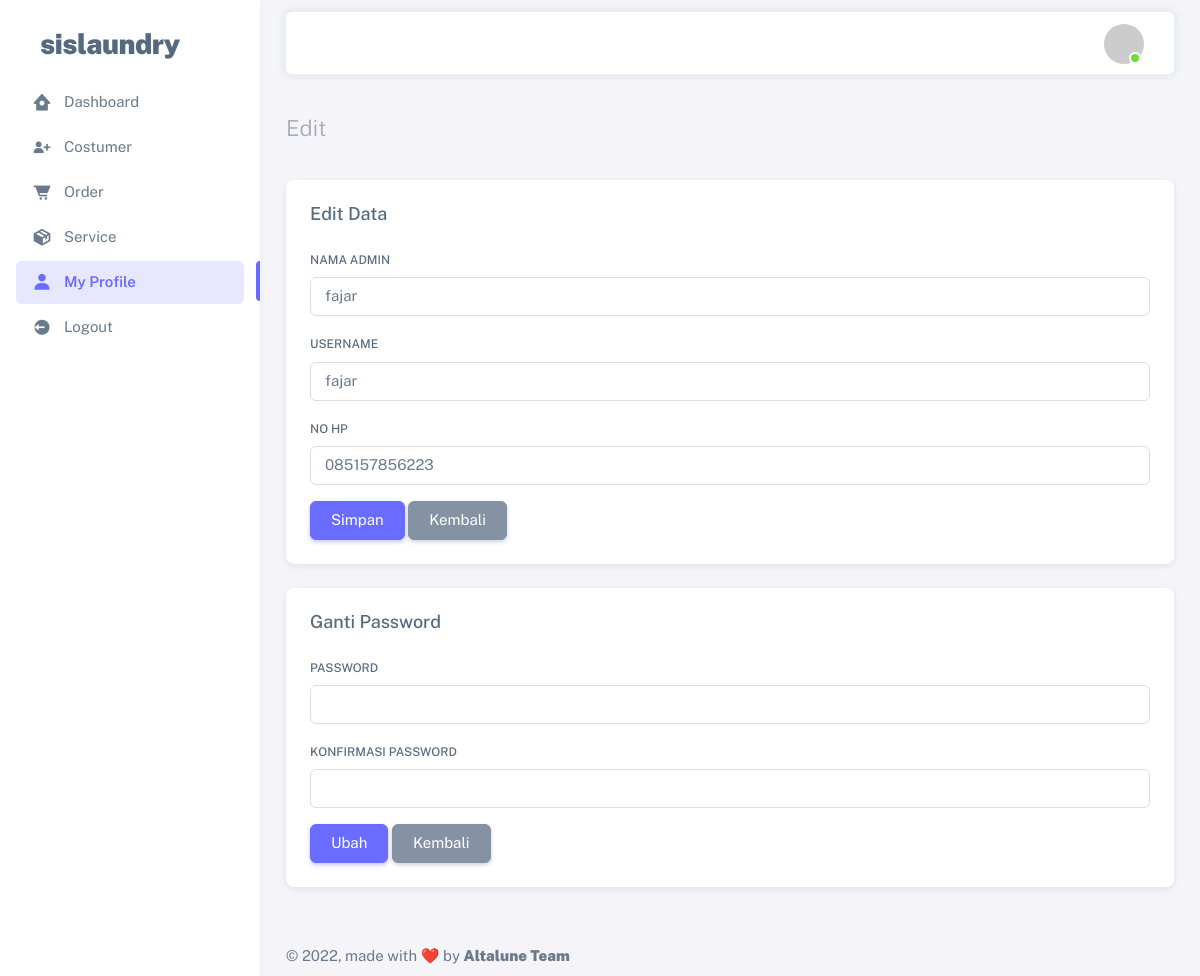
Page /profile/profile.php (signed in) on the committed database.
### tables this page shows
CREATE TABLE `users` (
  `id` int(11) NOT NULL,
  `name` varchar(255) NOT NULL,
  `username` varchar(30) NOT NULL,
  `phone_number` varchar(12) NOT NULL,
  `password` text NOT NULL,
  `roles` enum('SUPERADMIN','ADMIN') NOT NULL
);

### profile/profile.php (the view, shortened to what this page needs)
<?php
  include '../config.php';
?>
<!DOCTYPE html>
<html
  lang="en"
  class="light-style layout-menu-fixed"
  dir="ltr"
  data-theme="theme-default"
  data-assets-path="../assets/"
  data-template="vertical-menu-template-free"
>
  <head>
    <link rel="stylesheet" href="../assets/vendor/fonts/boxicons.css" />
    <link rel="stylesheet" href="../assets/vendor/css/core.css" class="template-customizer-core-css" />
    <link rel="stylesheet" href="../assets/vendor/css/theme-default.css" class="template-customizer-theme-css" />
    <link rel="stylesheet" href="../assets/css/demo.css" />
    <link rel="stylesheet" href="../assets/vendor/libs/perfect-scrollbar/perfect-scrollbar.css" />
    <link rel="stylesheet" href="../assets/vendor/libs/apex-charts/apex-charts.css" />
  </head>
  <body>
    <div class="layout-wrapper layout-content-navbar">
      <div class="layout-container">
        <aside id="layout-menu" class="layout-menu menu-vertical menu bg-menu-theme">
          <div class="app-brand demo">
            <a href="index.html" class="app-brand-link">
              <span class="app-brand-text demo menu-text fw-bolder ms-2">SISlaundry</span>
            </a>
          </div>
          <ul class="menu-inner py-1">
            <li class="menu-item ">
                <a href="../dashboard.php" class="menu-link">
                <i class="menu-icon tf-icons bx bxs-home-circle"></i>
                <div data-i18n="Analytics">Dashboard</div>
                </a>
            </li>
            <li class="menu-item">
                <a href="../costumer/index.php" class="menu-link">
                <i class="menu-icon tf-icons bx bxs-user-plus"></i>
                <div data-i18n="Analytics">Costumer</div>
                </a>
            </li>
            <li class="menu-item">
                <a href="../order/index.php" class="menu-link">
                <i class="menu-icon tf-icons bx bxs-cart-alt"></i>
                <div data-i18n="Analytics">Order</div>
                </a>
            </li>
            <li class="menu-item">
                <a href="../service/index.php" class="menu-link">
                <i class="menu-icon tf-icons bx bxs-package"></i>
                <div data-i18n="Analytics">Service</div>
                </a>
            </li>
            <li class="menu-item active">
                <a href="" class="menu-link">
                <i class="menu-icon tf-icons bx bxs-user"></i>
                <div data-i18n="Analytics">My Profile</div>
                </a>
            </li>
            <li class="menu-item">
                <a href="../logout.php" class="menu-link">
                <i class="menu-icon tf-icons bx bxs-log-out-circle"></i>
                <div data-i18n="Analytics">Logout</div>
                </a>
            </li>
          </ul>
        </aside>
        <div class="layout-page">
          <nav
            class="layout-navbar container-xxl navbar navbar-expand-xl navbar-detached align-items-center bg-navbar-theme"
            id="layout-navbar"
          >
            <div class="navbar-nav-right d-flex align-items-center" id="navbar-collapse">
              <ul class="navbar-nav flex-row align-items-center ms-auto">
                <li class="nav-item navbar-dropdown dropdown-user dropdown">
                <a class="nav-link dropdown-toggle hide-arrow" href="javascript:void(0);" data-bs-toggle="dropdown">
                    <div class="avatar avatar-online">
                        <img src="https://ui-avatars.com/api/?name=<?= $_SESSION["username"]; ?>" alt class="w-px-40 h-auto rounded-circle" />
                    </div>
                </a>
                </li>
              </ul>
            </div>
          </nav>
          <div class="content-wrapper">
            <div class="container-xxl flex-grow-1 container-p-y">
              <h4 class="fw-bold py-3 mb-4"><span class="text-muted fw-light">Edit </span> </h4>
              <div class="row">
                <div class="col-xl">
                  <div class="card mb-4">
                    <div class="card-header d-flex justify-content-between align-items-center">
                      <h5 class="mb-0">Edit Data</h5>
                    </div>
                    <div class="card-body">
                      <?php
                        $id =  $_SESSION["id"];
                        $query = mysqli_query($config, "SELECT * FROM users WHERE ID=$id");
                        while($data = mysqli_fetch_array($query)) {
                      ?>
                      <form method="POST" action="update.php">
                      <div class="mb-3">
                          <label class="form-label" for="id">Nama Admin</label>
                          <input type="text" class="form-control" id="name" name="name" value="<?= $data['name']; ?>" placeholder="" required/>
                        </div>
                        <div class="mb-3">
                          <label class="form-label" for="username">Username</label>
                          <input type="text" class="form-control" id="username" name="username" value="<?= $data['username']; ?>" placeholder="" required/>
                        </div>
                        <div class="mb-3">
                          <label class="form-label" for="phone_number">No HP</label>
                          <input type="text" class="form-control" id="phone_number" name="phone_number" value="<?= $data['phone_number']; ?>" placeholder="" required/>
                        </div>
                        <button type="submit" class="btn btn-primary">Simpan</button>
                        <a href="index.php" class="btn btn-secondary">Kembali</a>
                      </form>
                      <?php
                        }
                      ?>
                    </div>
                  </div>
                  <div class="card mb-4">
                    <div class="card-header d-flex justify-content-between align-items-center">
                      <h5 class="mb-0">Ganti Password</h5>
                    </div>
                    <div class="card-body">
                      <?php
                        $id =  $_SESSION["id"];
                        $query = mysqli_query($config, "SELECT * FROM users WHERE ID=$id");
                        while($data = mysqli_fetch_array($query)) {
                      ?>
                      <form method="POST" action="change-password.php">
                        <div class="mb-3">
                          <label class="form-label" for="password">Password</label>
                          <input type="password" class="form-control" id="password" name="password" placeholder=""  required/>
                        </div>
                        <div class="mb-3">
                          <label class="form-label" for="confpassword">Konfirmasi Password</label>
                          <input type="password" class="form-control" id="confpassword" name="confpassword" placeholder="" required/>
                        </div>
                        <button type="submit" class="btn btn-primary">Ubah</button>
                        <a href="index.php" class="btn btn-secondary">Kembali</a>
                      </form>
                      <?php
                        }
                      ?>
                    </div>
                  </div>
                </div>
              </div>
            </div>
            <footer class="content-footer footer bg-footer-theme">
              <div class="container-xxl d-flex flex-wrap justify-content-between py-2 flex-md-row flex-column">
                <div class="mb-2 mb-md-0">
                  © 2022, made with ❤️ by
                  <a href="#" class="footer-link fw-bolder">Altalune Team</a>
                </div>
              </div>
            </footer>
          </div>
        </div>
      </div>
    </div>
  </body>
</html>

### assets/css/demo.css (style rules this page uses)
.menu .app-brand.demo { height: 64px; margin-top: 12px; }
.app-brand-text.demo { font-size: 1.75rem; letter-spacing: -0.5px; text-transform: lowercase; }

### rows in the picture
users: name "fajar", username "fajar", phone_number "085157856223"
